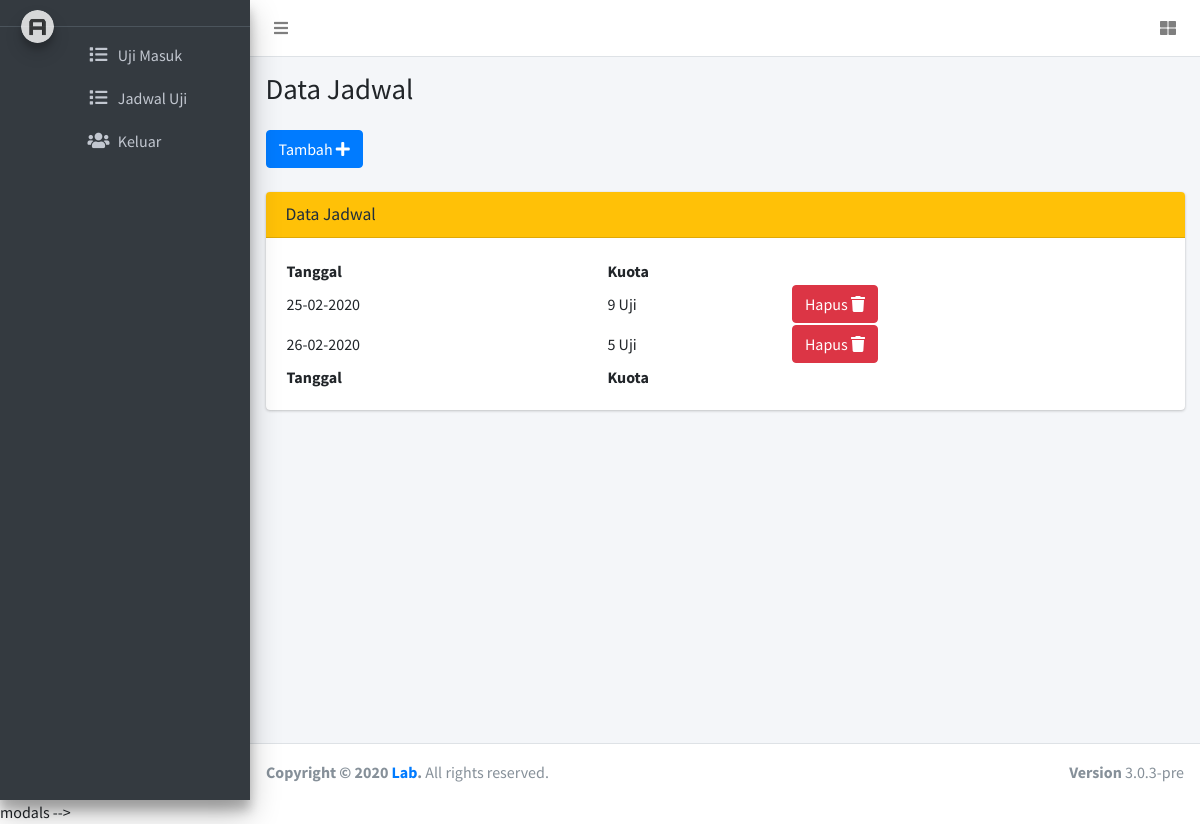
The page /index.php/penyelia/jadwal on the database its author committed.
### tables this page shows
CREATE TABLE `tbl_jadwal` (
  `id` int(11) NOT NULL,
  `tanggal` date DEFAULT NULL,
  `kuota` int(11) DEFAULT NULL
);

### application/controllers/Penyelia.php (called while the page is built, shortened)
<?php
class Penyelia extends CI_Controller {
	public function jadwal(){
		$data['jadwal'] = $this->db->query("select * from tbl_jadwal where kuota > 0;")->result();
		$this->load->view('penyelia/header_penyelia');
		$this->load->view('penyelia/jadwal_penyelia',$data);
	}
}

### index.php (called while the page is built, shortened)
<?php
require_once BASEPATH.'core/CodeIgniter.php';

### application/views/penyelia/jadwal_penyelia.php (the view, shortened to what this page needs)
  <div class="content-wrapper">
    <section class="content-header">
      <div class="container-fluid">
        <div class="row mb-2">
          <div class="col-sm-6">
            <h1>Data Jadwal</h1>
          </div>
        </div>
      </div>
    </section>
    <section class="content">
      <div class="container-fluid">
        <div class="row">
          <div class="col-md-12">
            <button class="btn btn-primary btn-sucses" type="button" data-toggle="modal" data-target="#modal-default" >Tambah <span class="fas fa-plus"></span></button>
            <br><br>
            <div class="card card-warning">
              <div class="card-header">
                <h3 class="card-title">Data Jadwal</h3>
              </div>
              <div class="card-body">
                <table id="example1" class=" display nowrap" width="100%">
                  <thead>
                    <tr>
                      <th>Tanggal</th>
                      <th>Kuota</th>
                      <th></th>
                    </tr>
                  </thead>
                  <tbody>
                    <?php foreach ($jadwal as $k) {?>
                      <tr>
                        <td><?php echo date_format(date_create($k->tanggal),"d-m-Y"); ?></td>
                        <td><?php echo $k->kuota; ?> Uji</td>
                        <td>
                          <a onclick="return confirm('Apakah anda yakin ingin menghapus data ini ?')" href="<?php echo base_url(); ?>Penyelia/hapus_Jadwal/<?php echo $k->id; ?>"><button class="btn btn-danger">Hapus <span class="fas fa-trash"></span></button></a></td>
                        </tr>
                      <?php } ?>
                    </tbody>
                    <tfoot>
                      <tr>
                       <th>Tanggal</th>
                       <th>Kuota</th>
                       <th></th>
                     </tr>
                   </tfoot>
                 </table>
               </div>
             </div>
           </div>
         </div>
       </div>
     </section>
   </div>
   <footer class="main-footer">
    <div class="float-right d-none d-sm-block">
      <b>Version</b> 3.0.3-pre
    </div>
    <strong>Copyright &copy; <?php echo date('Y') ?> <a href="">Lab</a>.</strong> All rights
    reserved.
  </footer>
</div>
</body>
</html>

### rows shown on the page
tbl_jadwal: tanggal "25-02-2020", kuota "9"
tbl_jadwal: tanggal "26-02-2020", kuota "5"
